Frame 1 (no input): blank canvas, image omitted
Frame 60 (no input): blank canvas, image omitted
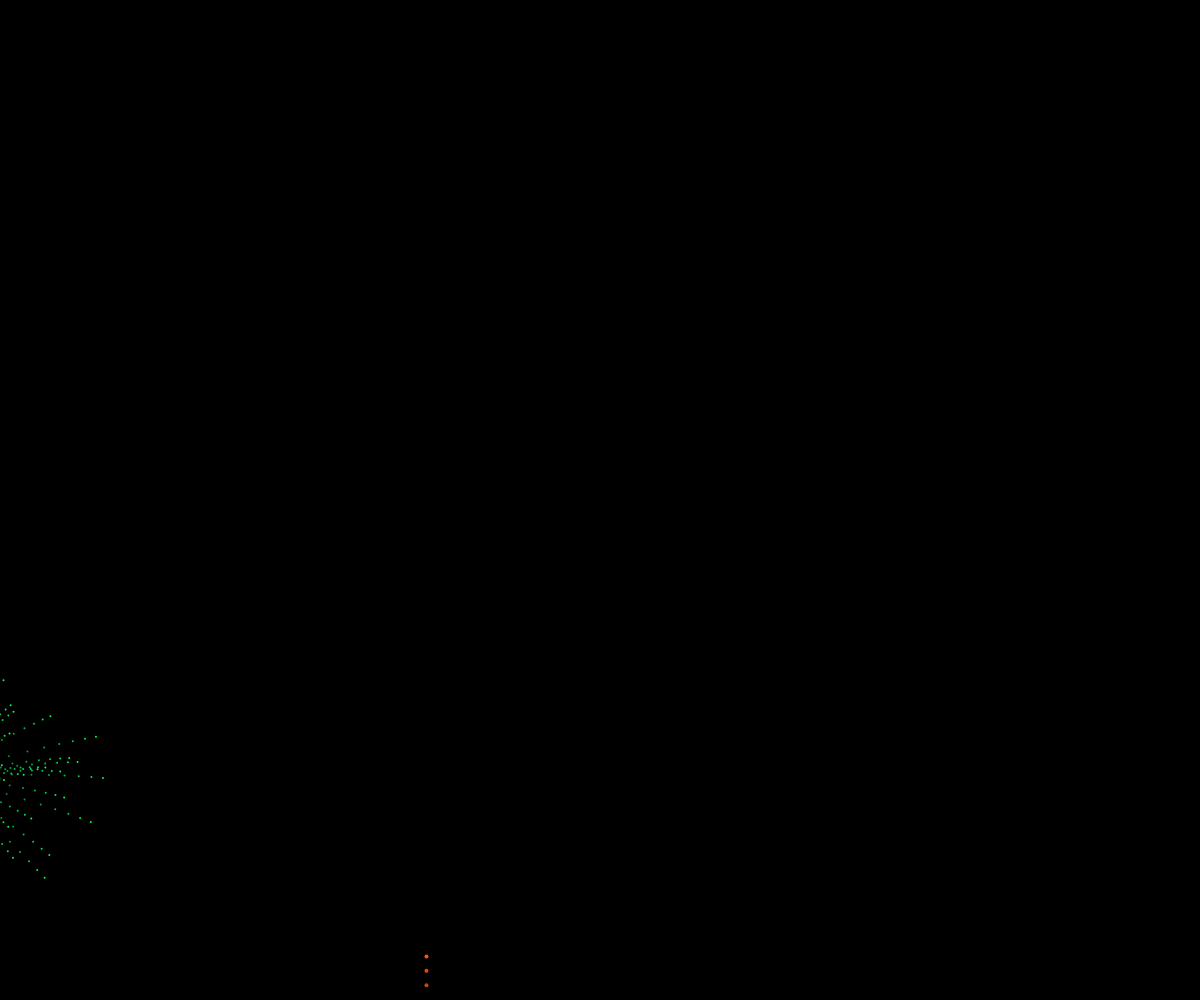
Frame 120 (the mouse pressed at the canvas centre since frame 60)

The p5.js sketch whose frames 1 and 60 were blank and that drew this single picture after the mouse press (run headless with seeded random() and noise() and a simulated clock; from frame 60 on, the mouse is pressed at the canvas centre):

// p5.js sketch
// ── sketch.js
var fireworks = [];
var gravity;

function setup() {
  createCanvas(windowWidth, windowHeight);
  colorMode(HSB);
  gravity = createVector(0, 0.2);
  stroke(255);
  strokeWeight(4);
  background(0);
}

function draw() {
  colorMode(RGB);
  background(0, 0, 0, 25);

  // Push new fireworks by chance
  if (random(1) < 0.03) {
    fireworks.push(new Firework());
  }

  // Update fireworks
  for (var i = fireworks.length - 1; i >= 0; i--) {
    fireworks[i].update();
    fireworks[i].show();

    // Remove firework if done
    if (fireworks[i].done()) {
      fireworks.splice(i, 1);
    }
  }
}
// ── firework.js
function Firework() {
  this.hu = random(255);
  this.firework = new Particle(random(-100, width + 100), height, this.hu, true);
  this.exploded = false;
  this.particles = [];

  this.done = function () {
    return this.exploded && this.particles.length === 0;
  };

  this.update = function () {
    if (!this.exploded) {
      this.firework.applyForce(gravity);
      this.firework.update();

      if (this.firework.vel.y >= 0) {
        this.exploded = true;
        this.explode();
      }
    }

    for (var i = this.particles.length - 1; i >= 0; i--) {
      this.particles[i].applyForce(gravity);
      this.particles[i].update();

      if (this.particles[i].done()) {
        this.particles.splice(i, 1);
      }
    }
  };

  this.explode = function () {
    for (var i = 0; i < 100; i++) {
      var p = new Particle(
        this.firework.pos.x,
        this.firework.pos.y,
        this.hu,
        false
      );
      this.particles.push(p);
    }
  };

  this.show = function () {
    if (!this.exploded) {
      this.firework.show();
    }

    this.particles.forEach(particle => {
      particle.show();
    });
  };
}
// ── particle.js
function Particle(x, y, hu, firework) {
  this.pos = createVector(x, y);
  this.firework = firework;
  this.lifespan = 255;
  this.spanstep = random(2, 10);
  this.hu = hu;
  this.acc = createVector(0, 0);

  if (this.firework) {
    this.vel = createVector(0, random(-20, -5));
  } else {
    this.vel = p5.Vector.random2D();
    this.vel.mult(random(30));
  }

  this.applyForce = function (force) {
    this.acc.add(force);
  };

  this.update = function () {
    if (!this.firework) {
      this.vel.mult(0.9);
      this.lifespan -= this.spanstep;
    }

    this.vel.add(this.acc);
    this.pos.add(this.vel);
    this.acc.mult(0);
  };

  this.done = function () {
      return this.lifespan < 0;
  };

  this.show = function () {
    colorMode(HSB);

    if (!this.firework) {
      strokeWeight(2);
      stroke(hu, 255, 255, this.lifespan);
    } else {
      strokeWeight(4);
      stroke(hu, 255, 255);
    }

    point(this.pos.x, this.pos.y);
  };
}
